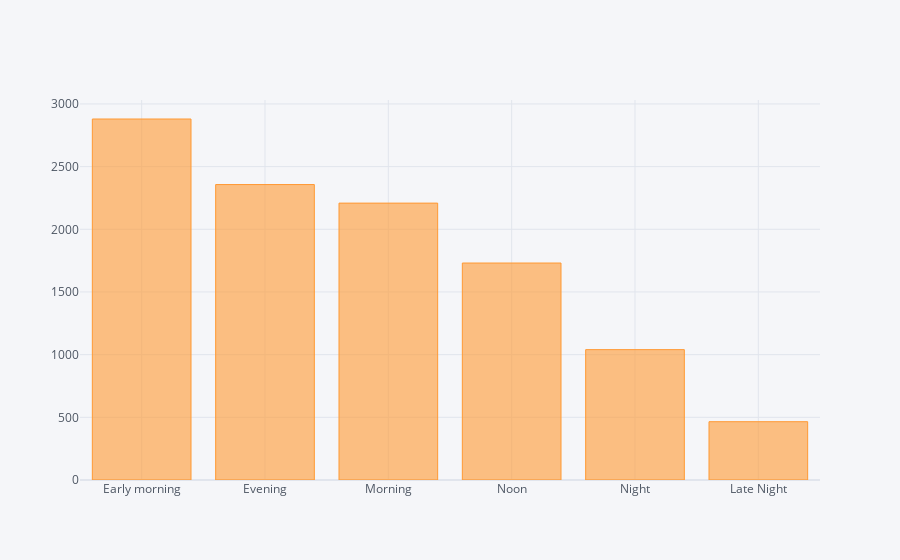

Notebook cell for this chart:
### Code cell
data['Dep_Time_hour'].apply(flight_dep_time).value_counts().iplot(kind='bar')

### Figure 1 — Plotly figure (JSON) as saved in the notebook; plotly's stock layout.template omitted (floating-point values rounded to 4 significant figures)
{"data": [{"marker": {"color": "rgba(255, 153, 51, 0.6)", "line": {"color": "rgba(255, 153, 51, 1.0)", "width": 1}}, "name": "Dep_Time_hour", "orientation": "v", "text": "", "type": "bar", "x": ["Early morning", "Evening", "Morning", "Noon", "Night", "Late Night"], "y": [2880, 2357, 2209, 1731, 1040, 465]}], "layout": {"legend": {"bgcolor": "#F5F6F9", "font": {"color": "#4D5663"}}, "paper_bgcolor": "#F5F6F9", "plot_bgcolor": "#F5F6F9", "title": {"font": {"color": "#4D5663"}}, "xaxis": {"gridcolor": "#E1E5ED", "showgrid": true, "tickfont": {"color": "#4D5663"}, "title": {"font": {"color": "#4D5663"}, "text": ""}, "zerolinecolor": "#E1E5ED"}, "yaxis": {"gridcolor": "#E1E5ED", "showgrid": true, "tickfont": {"color": "#4D5663"}, "title": {"font": {"color": "#4D5663"}, "text": ""}, "zerolinecolor": "#E1E5ED"}}}
